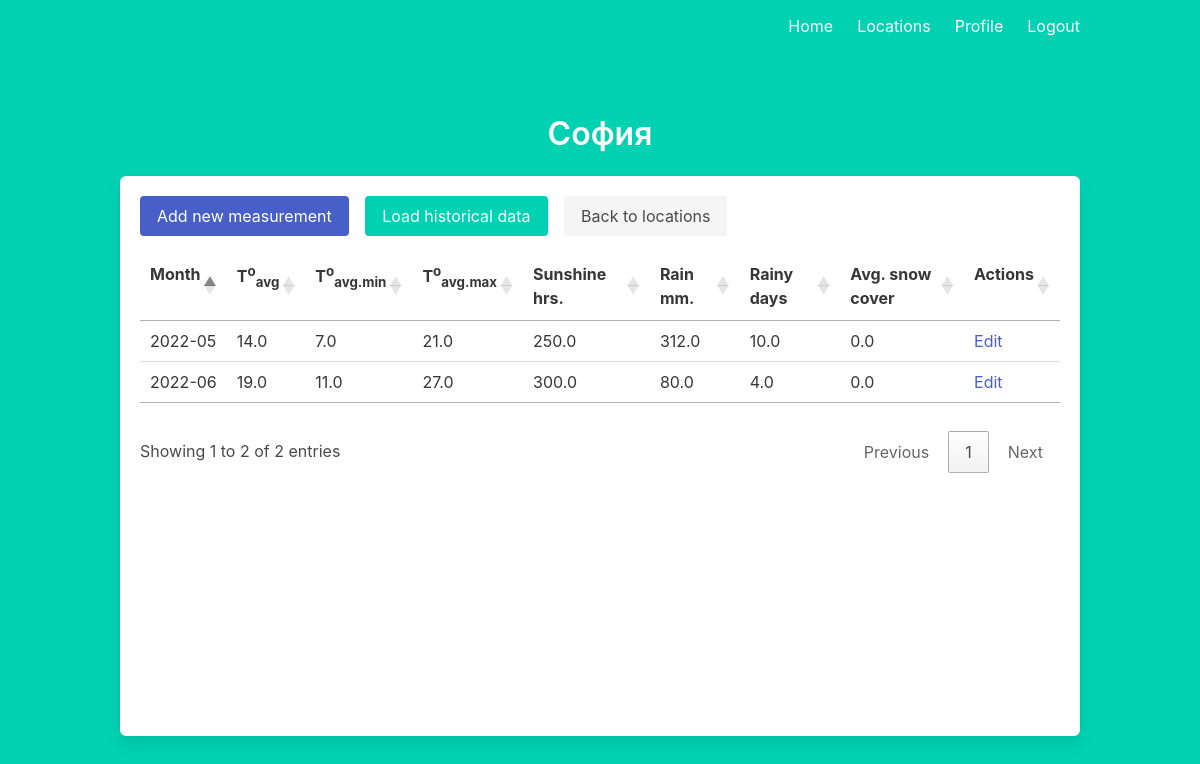
/locations/1 (signed in), run on the app's committed database.
### models.py (models this page shows)
class Location(db.Model):
    id = db.Column(db.Integer, primary_key=True)
    name = db.Column(db.String(100))
    valid_from = db.Column(db.String(7))
    valid_until = db.Column(db.String(7))
    measurements = db.relationship("MonthlyMeasurements")

class MonthlyMeasurements(db.Model):
    id = db.Column(db.Integer, primary_key=True)
    year = db.Column(db.Integer, nullable=False)
    month = db.Column(db.Integer, nullable=False)
    location = db.Column(db.Integer, db.ForeignKey('location.id'))
    average_temp = db.Column(db.Float)
    days_with_snow_coverage = db.Column(db.Integer)
    average_snow_coverage = db.Column(db.Float)
    average_snow_coverage_only_available = db.Column(db.Float)
    sunshine_hours = db.Column(db.Float)
    average_max_temp = db.Column(db.Float)
    average_min_temp = db.Column(db.Float)
    rainy_days = db.Column(db.Integer)
    rainfall = db.Column(db.Float)

### main.py (the view)
@main.route('/locations/<id>')
def location(id):
    location = Location.query.filter_by(id=id).first()
    return render_template('location.html', current_user=current_user, location=location)

### __init__.py (called while the page is built)
def create_app():
    app = Flask(__name__)
    app.config['SECRET_KEY'] = 'very_secret-TODO-change-it'
    app.config['SQLALCHEMY_DATABASE_URI'] = 'sqlite:///db.sqlite'
    db.init_app(app)
    from .models import User
    login_manager = LoginManager()
    login_manager.login_view = 'auth.login'
    login_manager.init_app(app)
    @login_manager.user_loader
    def load_user(user_id):
        return User.query.get(int(user_id))
    from .auth import auth as auth_blueprint
    app.register_blueprint(auth_blueprint)
    from .main import main as main_blueprint
    app.register_blueprint(main_blueprint)
    return app

### templates/location.html (shortened to what this page needs)
{% extends "base.html" %}
{% block content %}
<h1 class="title has-text-centered">
  {{ location.name }}
</h1>
<div class="box" style="min-height: 70vh">
  <a class="button is-link" href="/measurements/new?location={{ location.id }}">Add new measurement</a>
  <button id="load-data-btn" class="button is-primary modal-button ml-3" data-target="modal" aria-haspopup="true">Load historical data</button>
  <a class="button is-light ml-3" href="/locations">Back to locations</a>
  <div class="block mt-4">
    <table id="measurements" class="table is-hoverable">
      <thead>
        <th>
          Month
        </th>
        <th>
          T<sup>o</sup><sub>avg</sub>
        </th>
        <th>
          T<sup>o</sup><sub>avg.min</sub>
        </th>
        <th>
          T<sup>o</sup><sub>avg.max</sub>
        </th>
        <th>
          Sunshine hrs.
        </th>
        <th>
          Rain mm.
        </th>
        <th>
          Rainy days
        </th>
        <th>
          Avg. snow cover
        </th>
        <th>
          Actions
        </th>
      </thead>
      <tbody>
        {% for measurement in location.measurements %}
          <tr>
            <td>
              {{ measurement.year }}-{{ (measurement.month|string).rjust(2, '0') }}
            </td>
            <td>
              {{ measurement.average_temp }}
            </td>
            <td>
              {{ measurement.average_min_temp }}
            </td>
            <td>
              {{ measurement.average_max_temp }}
            </td>
            <td>
              {{ measurement.sunshine_hours }}
            </td>
            <td>
              {{ measurement.rainfall }}
            </td>
            <td>
              {{ measurement.rainy_days }}
            </td>
            <td>
              {{ measurement.average_snow_coverage }}
            </td>
            <td>
              <a class="has-text-link" href="/measurements/{{ measurement.id }}/edit">Edit</a>
            </td>
          </tr>
        {% endfor %}
      </tbody>
    </table>
  </div>
</div>
{% endblock %}

### data on the page
Location: name "София"
MonthlyMeasurements: year "2022", month "05", average_temp "14.0", average_min_temp "7.0", average_max_temp "21.0", sunshine_hours "250.0", rainfall "312.0", rainy_days "10.0", average_snow_coverage "0.0"
MonthlyMeasurements: year "2022", month "06", average_temp "19.0", average_min_temp "11.0", average_max_temp "27.0", sunshine_hours "300.0", rainfall "80.0", rainy_days "4.0", average_snow_coverage "0.0"
